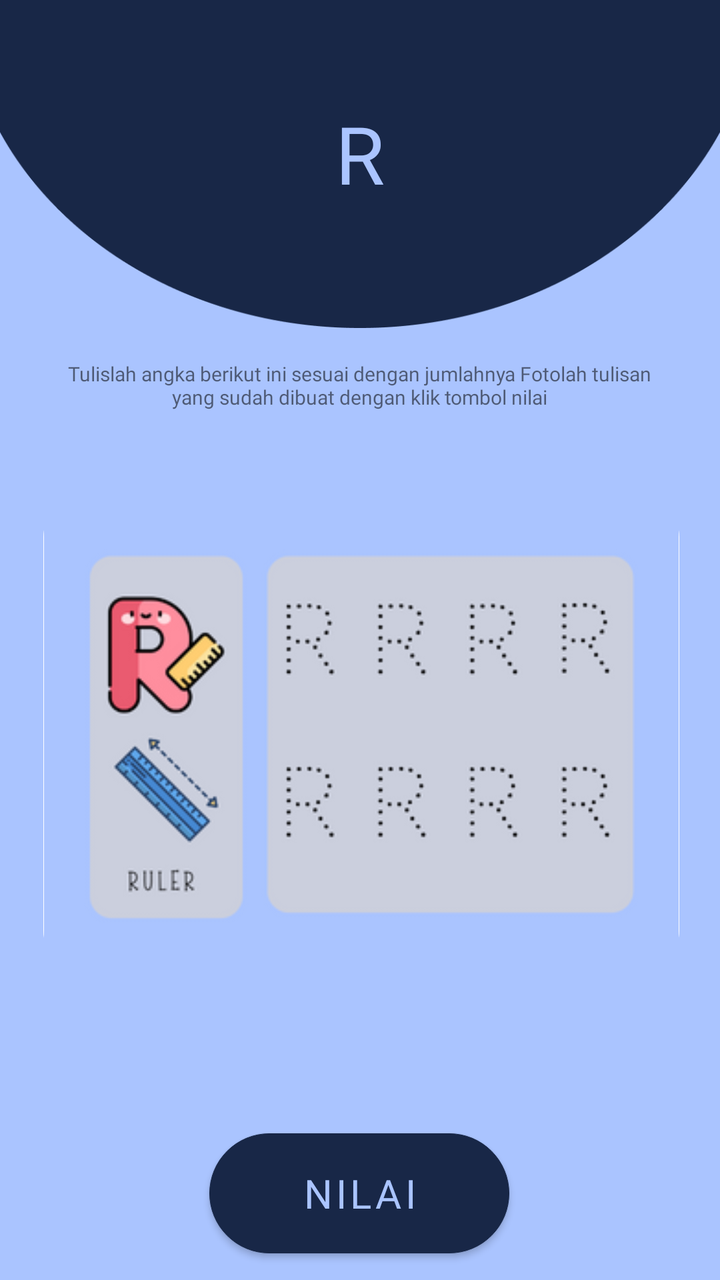
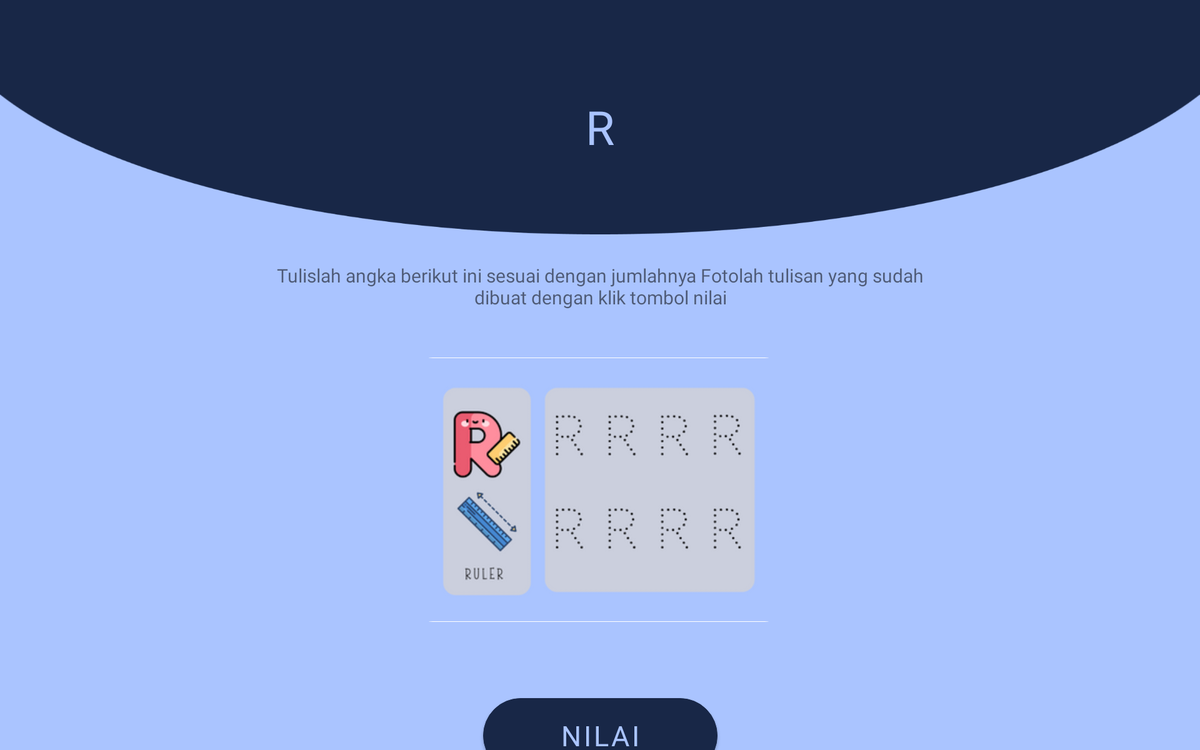

The same Android screen from two of the app's own layout files: first res/layout/ as a phone draws it, then the repository's variant for another configuration, drawn on a device whose configuration selects that folder. Both files follow.
<!-- AndroidManifest.xml: application theme Theme.MLWithTensorFlowLite -->
<!-- res/layout/hurufr.xml -->
<?xml version="1.0" encoding="utf-8"?>
<androidx.constraintlayout.widget.ConstraintLayout xmlns:android="http://schemas.android.com/apk/res/android"
    xmlns:app="http://schemas.android.com/apk/res-auto"
    xmlns:tools="http://schemas.android.com/tools"
    android:id="@+id/relativeLayout3"
    android:layout_width="match_parent"
    android:layout_height="match_parent"
    android:background="@color/purple_700"
    tools:context=".MainActivity">


    <ImageView
        android:id="@+id/temahurufr"
        android:layout_width="match_parent"
        android:layout_height="wrap_content"
        android:adjustViewBounds="true"
        android:scaleType="fitXY"
        app:layout_constraintStart_toStartOf="parent"
        app:layout_constraintTop_toTopOf="parent"
        app:srcCompat="@drawable/tema" />

    <TextView
        android:layout_width="match_parent"
        android:layout_height="100dp"
        android:fontFamily="@font/lemonadabold"
        android:text="R"
        android:textAlignment="center"
        android:textColor="@color/purple_700"
        android:textSize="40sp"
        app:layout_constraintBottom_toBottomOf="@+id/temahurufr"
        app:layout_constraintEnd_toEndOf="parent"
        app:layout_constraintHorizontal_bias="1.0"
        app:layout_constraintStart_toStartOf="parent"
        app:layout_constraintTop_toTopOf="@+id/temahurufr"
        app:layout_constraintVertical_bias="0.781" />
    />

    <Button
        android:id="@+id/kembalihurufr"
        android:layout_width="50dp"
        android:layout_height="wrap_content"
        android:layout_marginLeft="10dp"
        android:layout_marginTop="20dp"
        android:background="@drawable/ic_baseline_arrow_back_24"
        android:theme="@style/arrow"
        app:layout_constraintStart_toStartOf="parent"
        app:layout_constraintTop_toTopOf="parent"
        tools:layout_editor_absoluteX="138dp"
        tools:layout_editor_absoluteY="231dp" />

    <TextView
        android:id="@+id/Instruksi"
        android:layout_width="312dp"
        android:layout_height="62dp"
        android:layout_marginTop="16dp"
        android:bottomLeftRadius="15dp"
        android:bottomRightRadius="15dp"
        android:fontFamily="@font/lemonadabold"
        android:text="Tulislah angka berikut ini sesuai dengan jumlahnya Fotolah tulisan yang sudah dibuat dengan klik tombol nilai"
        android:textAlignment="center"
        android:textSize="10dp"
        app:layout_constraintEnd_toEndOf="parent"
        app:layout_constraintHorizontal_bias="0.494"
        app:layout_constraintStart_toStartOf="parent"
        app:layout_constraintTop_toBottomOf="@+id/temahurufr"
        tools:ignore="MissingConstraints" />
    <ImageView
        android:id="@+id/imageViewhurufr"
        android:layout_width="318sp"
        android:layout_height="230sp"
        android:layout_marginStart="21dp"
        android:layout_marginTop="10dp"
        android:layout_marginEnd="20dp"
        android:background="@drawable/image_border"
        android:bottomLeftRadius="15dp"
        android:bottomRightRadius="15dp"
        app:layout_constraintEnd_toEndOf="parent"
        app:layout_constraintStart_toStartOf="parent"
        app:layout_constraintTop_toBottomOf="@+id/Instruksi"
        app:srcCompat="@drawable/r" />

    <Button
        android:id="@+id/buttonhurufr"
        android:layout_width="150dp"
        android:layout_height="60dp"
        android:layout_marginTop="5dp"
        android:background="@drawable/button"
        android:backgroundTint="@color/purple_200"
        android:fontFamily="@font/lemonadabold"
        android:text="Nilai"
        android:textColor="@color/purple_700"
        android:textSize="20sp"
        android:theme="@style/button2"
        app:layout_constraintBottom_toBottomOf="parent"
        app:layout_constraintEnd_toEndOf="parent"
        app:layout_constraintHorizontal_bias="0.498"
        app:layout_constraintStart_toStartOf="parent"
        app:layout_constraintTop_toBottomOf="@+id/confidencehurufr"
        app:layout_constraintVertical_bias="0.0" />

    <TextView
        android:id="@+id/resulthurufr"
        android:layout_width="wrap_content"
        android:layout_height="wrap_content"
        android:layout_marginTop="5dp"
        android:text=""
        android:textColor="@color/purple_700"
        android:textSize="30sp"
        android:textStyle="bold"
        app:layout_constraintLeft_toLeftOf="parent"
        app:layout_constraintRight_toRightOf="parent"
        app:layout_constraintTop_toBottomOf="@+id/imageViewhurufr" />

    <TextView
        android:id="@+id/confidencehurufr"
        android:layout_width="wrap_content"
        android:layout_height="wrap_content"
        android:layout_marginTop="5sp"
        android:text=""
        android:textColor="@color/purple_200"
        android:textSize="22sp"
        android:textStyle="bold"
        app:layout_constraintEnd_toEndOf="parent"
        app:layout_constraintHorizontal_bias="0.498"
        app:layout_constraintLeft_toLeftOf="parent"
        app:layout_constraintRight_toRightOf="parent"
        app:layout_constraintStart_toStartOf="parent"
        app:layout_constraintTop_toBottomOf="@+id/resulthurufr" />

    <TextView
        android:id="@+id/confidencesTexthurufr"
        android:layout_width="wrap_content"
        android:layout_height="wrap_content"
        android:layout_marginTop="10sp"
        android:text="Confidences:"
        android:textSize="20sp"
        android:textStyle="bold"
        android:visibility="gone"
        app:layout_constraintLeft_toLeftOf="parent"
        app:layout_constraintRight_toRightOf="parent"
        app:layout_constraintTop_toBottomOf="@+id/confidencehurufr" />


</androidx.constraintlayout.widget.ConstraintLayout>
<!-- resources referenced by this layout -->
<resources>
  <color name="purple_200">#182747</color>
  <color name="purple_700">#AAC4FF</color>
  <!-- drawable button (drawable) -->
  <?xml version="1.0" encoding="utf-8" ?>
  <selector xmlns:android="http://schemas.android.com/apk/res/android">
      <item android:state_pressed="false" >
          <shape>
              <solid
                  android:color="@color/purple_500" />
              <stroke
                  android:width="1px"
                  android:color="@color/purple_500" />
              <corners android:radius="50dp" />
          </shape>
      </item>
      <item android:state_pressed="true" >
          <shape>
              <solid
                  android:color="@color/purple_700" />
              <stroke
                  android:width="1px"
                  android:color="@color/purple_700" />
              <corners android:radius="50dp" />
          </shape>
      </item>
  </selector>
  <!-- drawable image_border (drawable) -->
  <?xml version="1.0" encoding="utf-8"?>
  <shape xmlns:android="http://schemas.android.com/apk/res/android"
      android:shape="rectangle"
      >
      <corners
          android:topLeftRadius="15dp"
          android:topRightRadius="15dp"
          android:bottomLeftRadius="15dp"
          android:bottomRightRadius="15dp"/>
      <stroke
          android:color="@color/white"
          android:width="3dp"
          />
      <solid
          android:color="#FFFFFF"
          android:alpha="0.2"
  
          />
  
  
  </shape>
  <!-- drawable r: png bitmap (drawable, 31598 bytes) -->
  <!-- drawable tema: png bitmap (drawable, 8744 bytes) -->
  <style name="arrow" parent="Theme.MaterialComponents.DayNight.DarkActionBar">
          
          <item name="colorPrimary">#000000</item>
          <item name="colorPrimaryVariant">@color/black</item>
          <item name="colorOnPrimary">@color/purple_200</item>
          
          <item name="colorSecondary">@color/teal_200</item>
          <item name="colorSecondaryVariant">@color/teal_700</item>
          <item name="colorOnSecondary">@color/purple_500</item>
          
          <item name="android:statusBarColor" tools:targetApi="l">?attr/colorPrimaryVariant</item>
          
      </style>
  <style name="button2" parent="Theme.MaterialComponents.DayNight.DarkActionBar">
          
          <item name="colorPrimary">@color/purple_200</item>
          <item name="colorPrimaryVariant">@color/purple_200</item>
          <item name="colorOnPrimary">@color/purple_200</item>
          
          <item name="colorSecondary">@color/teal_200</item>
          <item name="colorSecondaryVariant">@color/teal_700</item>
          <item name="colorOnSecondary">@color/purple_500</item>
          
          <item name="android:statusBarColor" tools:targetApi="l">?attr/colorPrimaryVariant</item>
          
      </style>
  <style name="Theme.MLWithTensorFlowLite" parent="Theme.MaterialComponents.DayNight.NoActionBar">
          
          <item name="colorPrimary">@color/purple_200</item>
          <item name="colorPrimaryVariant">@color/purple_200</item>
          <item name="colorOnPrimary">@color/purple_200</item>
          
          <item name="colorSecondary">@color/teal_200</item>
          <item name="colorSecondaryVariant">@color/teal_700</item>
          <item name="colorOnSecondary">@color/purple_500</item>
          
          <item name="android:statusBarColor" tools:targetApi="l">?attr/colorPrimaryVariant</item>
          
      </style>
  <color name="purple_500">#87A2FB</color>
  <color name="white">#FFFFFFFF</color>
  <color name="black">#29AAD2</color>
  <color name="teal_200">#FF03DAC5</color>
  <color name="teal_700">#FF018786</color>
</resources>
<!-- res/layout-sw720dp/hurufr.xml (the repository's variant of the layout above) -->
<!-- drawn on a large tablet held sideways -->
<?xml version="1.0" encoding="utf-8"?>
<androidx.constraintlayout.widget.ConstraintLayout xmlns:android="http://schemas.android.com/apk/res/android"
    xmlns:app="http://schemas.android.com/apk/res-auto"
    xmlns:tools="http://schemas.android.com/tools"
    android:id="@+id/relativeLayout3"
    android:layout_width="match_parent"
    android:layout_height="match_parent"
    android:background="@color/purple_700"
    tools:context=".MainActivity">


    <ImageView
        android:id="@+id/temahurufr"
        android:layout_width="match_parent"
        android:layout_height="250dp"
        android:adjustViewBounds="true"
        android:scaleType="fitXY"
        app:layout_constraintStart_toStartOf="parent"
        app:layout_constraintTop_toTopOf="parent"
        app:srcCompat="@drawable/tema" />

    <TextView
        android:id="@+id/textView2"
        android:layout_width="match_parent"
        android:layout_height="120dp"
        android:fontFamily="@font/lemonadabold"
        android:text="R"
        android:textAlignment="center"
        android:textColor="@color/purple_700"
        android:textSize="50sp"
        app:layout_constraintBottom_toBottomOf="@+id/temahurufr"
        app:layout_constraintEnd_toEndOf="parent"
        app:layout_constraintHorizontal_bias="1.0"
        app:layout_constraintStart_toStartOf="parent"
        app:layout_constraintTop_toTopOf="@+id/temahurufr"
        app:layout_constraintVertical_bias="0.781" />

    <Button
        android:id="@+id/kembalihurufr"
        android:layout_width="50dp"
        android:layout_height="wrap_content"
        android:layout_marginLeft="10dp"
        android:layout_marginTop="20dp"
        android:background="@drawable/ic_baseline_arrow_back_24"
        android:theme="@style/arrow"
        app:layout_constraintStart_toStartOf="parent"
        app:layout_constraintTop_toTopOf="parent"
        tools:layout_editor_absoluteX="138dp"
        tools:layout_editor_absoluteY="231dp" />

    <TextView
        android:id="@+id/Instruksi"
        android:layout_width="747dp"
        android:layout_height="82dp"
        android:layout_marginTop="30dp"
        android:bottomLeftRadius="15dp"
        android:bottomRightRadius="15dp"
        android:fontFamily="@font/lemonadabold"
        android:text="Tulislah angka berikut ini sesuai dengan jumlahnya Fotolah tulisan yang sudah dibuat dengan klik tombol nilai"
        android:textAlignment="center"
        android:textSize="20dp"
        app:layout_constraintEnd_toEndOf="parent"
        app:layout_constraintStart_toStartOf="parent"
        app:layout_constraintTop_toBottomOf="@+id/temahurufr"
        tools:ignore="MissingConstraints" />

    <ImageView
        android:id="@+id/imageViewhurufr"
        android:layout_width="388dp"
        android:layout_height="282dp"
        android:layout_marginStart="21dp"
        android:layout_marginEnd="20dp"
        android:background="@drawable/image_border"
        android:bottomLeftRadius="15dp"
        android:bottomRightRadius="15dp"
        app:layout_constraintBottom_toBottomOf="parent"
        app:layout_constraintEnd_toEndOf="parent"
        app:layout_constraintHorizontal_bias="0.498"
        app:layout_constraintStart_toStartOf="parent"
        app:layout_constraintTop_toBottomOf="@+id/Instruksi"
        app:layout_constraintVertical_bias="0.126"
        app:srcCompat="@drawable/r" />

    <Button
        android:id="@+id/buttonhurufr"
        android:layout_width="250dp"
        android:layout_height="80dp"
        android:layout_marginTop="25dp"
        android:background="@drawable/button"
        android:backgroundTint="@color/purple_200"
        android:fontFamily="@font/lemonadabold"
        android:text="Nilai"
        android:textColor="@color/purple_700"
        android:textSize="30sp"
        android:theme="@style/button2"
        app:layout_constraintBottom_toBottomOf="parent"
        app:layout_constraintEnd_toEndOf="parent"
        app:layout_constraintStart_toStartOf="parent"
        app:layout_constraintTop_toBottomOf="@+id/confidencehurufr" />

    <TextView
        android:id="@+id/resulthurufr"
        android:layout_width="wrap_content"
        android:layout_height="wrap_content"
        android:layout_marginTop="5dp"
        android:text=""
        android:textColor="@color/purple_700"
        android:textSize="30sp"
        android:textStyle="bold"
        app:layout_constraintLeft_toLeftOf="parent"
        app:layout_constraintRight_toRightOf="parent"
        app:layout_constraintTop_toBottomOf="@+id/imageViewhurufr" />

    <TextView
        android:id="@+id/confidencehurufr"
        android:layout_width="wrap_content"
        android:layout_height="wrap_content"
        android:layout_marginTop="5sp"
        android:text=""
        android:textColor="@color/purple_200"
        android:textSize="22sp"
        android:textStyle="bold"
        app:layout_constraintEnd_toEndOf="parent"
        app:layout_constraintHorizontal_bias="0.498"
        app:layout_constraintLeft_toLeftOf="parent"
        app:layout_constraintRight_toRightOf="parent"
        app:layout_constraintStart_toStartOf="parent"
        app:layout_constraintTop_toBottomOf="@+id/resulthurufr" />

    <TextView
        android:id="@+id/confidencesTexthurufr"
        android:layout_width="wrap_content"
        android:layout_height="wrap_content"
        android:layout_marginTop="5sp"
        android:text="Confidences:"
        android:textSize="20sp"
        android:textStyle="bold"
        android:visibility="gone"
        app:layout_constraintLeft_toLeftOf="parent"
        app:layout_constraintRight_toRightOf="parent"
        app:layout_constraintTop_toBottomOf="@+id/confidencehurufr" />


</androidx.constraintlayout.widget.ConstraintLayout>
